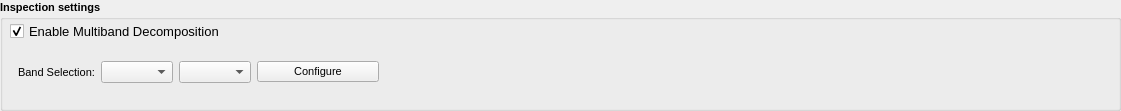
     <widget class="QGroupBox" name="groupBox_1">
      <property name="geometry">
       <rect>
        <x>11</x>
        <y>10</y>
        <width>1121</width>
        <height>111</height>
       </rect>
      </property>
      <property name="font">
       <font>
        <pointsize>8</pointsize>
        <weight>75</weight>
        <bold>true</bold>
       </font>
      </property>
      <property name="title">
       <string>Inspection settings</string>
      </property>
      <widget class="QCheckBox" name="checkBoxEnableMultiBand">
       <property name="geometry">
        <rect>
         <x>10</x>
         <y>20</y>
         <width>241</width>
         <height>22</height>
        </rect>
       </property>
       <property name="font">
        <font>
         <pointsize>10</pointsize>
         <weight>50</weight>
         <bold>false</bold>
        </font>
       </property>
       <property name="text">
        <string>Enable Multiband Decomposition</string>
       </property>
       <property name="checked">
        <bool>true</bool>
       </property>
      </widget>
      <widget class="QWidget" name="layoutWidget">
       <property name="geometry">
        <rect>
         <x>18</x>
         <y>59</y>
         <width>361</width>
         <height>26</height>
        </rect>
       </property>
       <layout class="QHBoxLayout" name="horizontalLayout_14">
        <item>
         <layout class="QHBoxLayout" name="horizontalLayout_3">
          <item>
           <widget class="QLabel" name="labelScanInterval_3">
            <property name="font">
             <font>
              <weight>50</weight>
              <bold>false</bold>
             </font>
            </property>
            <property name="text">
             <string>Band Selection:</string>
            </property>
           </widget>
          </item>
          <item>
           <widget class="QComboBox" name="enumMultiBandSettingLev1">
            <property name="font">
             <font>
              <weight>50</weight>
              <bold>false</bold>
             </font>
            </property>
           </widget>
          </item>
          <item>
           <widget class="QComboBox" name="enumMultiBandSettingLev2">
            <property name="font">
             <font>
              <weight>50</weight>
              <bold>false</bold>
             </font>
            </property>
           </widget>
          </item>
         </layout>
        </item>
        <item>
         <widget class="QPushButton" name="pushButtonFilterConfig">
          <property name="font">
           <font>
            <weight>50</weight>
            <bold>false</bold>
           </font>
          </property>
          <property name="statusTip">
           <string>Configure the laser. </string>
          </property>
          <property name="text">
           <string>Configure</string>
          </property>
          <property name="checkable">
           <bool>false</bool>
          </property>
          <property name="checked">
           <bool>false</bool>
          </property>
         </widget>
        </item>
       </layout>
      </widget>
      <widget class="QLabel" name="labelConfigSetting">
       <property name="geometry">
        <rect>
         <x>470</x>
         <y>30</y>
         <width>401</width>
         <height>81</height>
        </rect>
       </property>
       <property name="font">
        <font>
         <pointsize>10</pointsize>
         <weight>50</weight>
         <bold>false</bold>
        </font>
       </property>
       <property name="frameShape">
        <enum>QFrame::NoFrame</enum>
       </property>
       <property name="text">
        <string/>
       </property>
      </widget>
     </widget>
